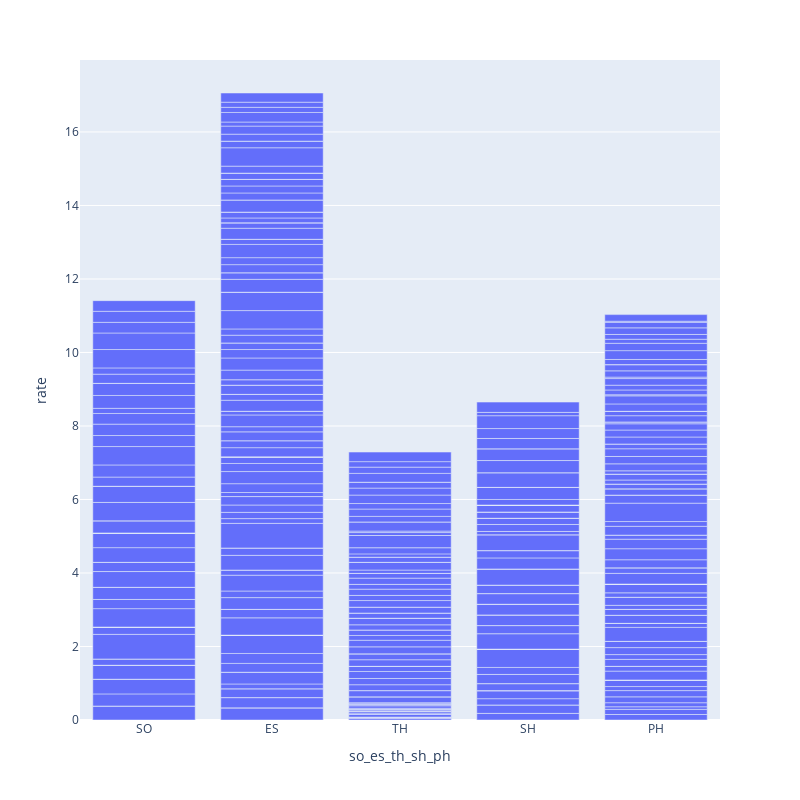

Notebook code for this chart:
### Code cell
fig2 = px.bar(df1, x='so_es_th_sh_ph', y = 'rate',hover_name= 'specific_demographic', hover_data= ['demographic_category', 'specific_demographic'], color_continuous_scale='greens', height = 800, width= 800, )
fig2.show()

### Figure 1 — Plotly figure (JSON) as saved in the notebook; plotly's stock layout.template omitted (floating-point values rounded to 4 significant figures; data arrays with more than 128 entries replaced by an {"elided": "..."} marker saying what was removed)
{"data": [{"alignmentgroup": "True", "customdata": {"elided": "484x2 str values"}, "hovertemplate": "<b>%{hovertext}</b><br><br>so_es_th_sh_ph=%{x}<br>rate=%{y}<br>demographic_category=%{customdata[0]}<br>specific_demographic=%{customdata[1]}<extra></extra>", "hovertext": {"elided": "484 str values"}, "legendgroup": "", "marker": {"color": "#636efa", "pattern": {"shape": ""}}, "name": "", "offsetgroup": "", "orientation": "v", "showlegend": false, "textposition": "auto", "type": "bar", "x": {"elided": "484 str values"}, "xaxis": "x", "y": {"elided": "484 float values"}, "yaxis": "y"}], "layout": {"barmode": "relative", "height": 800, "legend": {"tracegroupgap": 0}, "margin": {"t": 60}, "width": 800, "xaxis": {"anchor": "y", "domain": [0, 1], "title": {"text": "so_es_th_sh_ph"}}, "yaxis": {"anchor": "x", "domain": [0, 1], "title": {"text": "rate"}}}}
